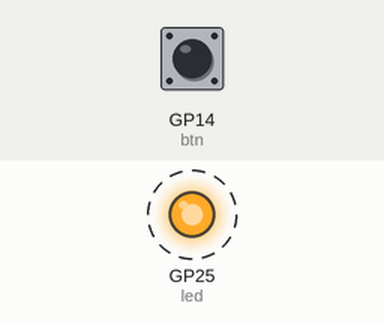
The program below on a simulated Raspberry Pi Pico running MicroPython. Shown: output pins drawn as LEDs (lit = HIGH). Dashed ring = blinking. The test bench sets the inputs (shaded band); at power-on: GP14 (btn) HIGH. What the program prints to the serial console is not drawn.

Above: at 1.2 s.
1.3 s: GP14 (btn) pulled LOW for 0.15 s
Timing chart, 0 to 10.3 s (numbered marks = the images above; inputs shaded):
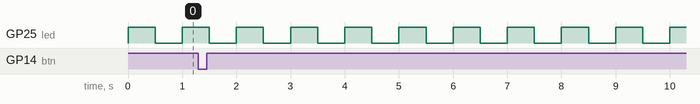

The program:

d5embed.py
```python
# Concurrency with uasyncio (blink + button at the same time) - uasyncio lets you schedule lightweight concurrent tasks. Here an LED blinks while a button is monitored without blocking
import uasyncio as asyncio
from machine import Pin
LED_PIN = 25 # PICO W/WH onboard LED; on ESP commonly 2
BTN_PIN = 14 # PICO W/WH onboard button; on ESP commonly 0
led = Pin(LED_PIN, Pin.OUT) # LED pin
btn = Pin(BTN_PIN, Pin.IN, Pin.PULL_UP) # Button pin
async def blink():
    while True:
        led.toggle() # Toggle LED state
        await asyncio.sleep(0.5) # Sleep for 500ms

async def button_monitor():
    while True:
        if not btn.value(): # If button is pressed (active low)
            print("Button pressed")
            await asyncio.sleep(0.5) # Debounce delay
        await asyncio.sleep(0.02) # Sleep for 20ms
async def main():
    await asyncio.gather(blink(), button_monitor())
asyncio.run(main()) # Run the main function

# HTTP GET with urequests (after Wi-Fi connect) - Connect to Wi-Fi, then fetch a web page. urequests is a tiny HTTP client for MicroPython; install it with mip if it's not bundled
import network, time
# if urequests is missing: import mip; mip install("urequests")
import urequests as requests

SSID, PASS = "your_SSID", "your_PASSWORD" # Wi-Fi credentials
wlan = network.WLAN(network.STA_IF) # Create a WLAN station interface
wlan.active(True) # Activate the interface
wlan.connect(SSID, PASS) # Connect to the Wi-Fi network
while not wlan.isconnected(): # Wait for connection
    time.sleep(1) # Sleep for 1 second

r = requests.get("http://example.com") # Replace with your URL
print(r.status_code, len(r.text)) # Print status code and length of response
r.close() # Close the response to free resources

# MQTT Publish/Subscribe with umqtt.simple - MQTT is perfect for IoT telemetry. This connects to a public broker, subscribes, publishes once, then briefly listens for messages.
# If umqtt.simple is missing: import mip; mip install("umqtt.simple")
import umqtt.simple as MQTTClient
import network, time
broker = "broker.hivemq.com" # MQTT broker address
topic = b"pico-demo/topic" # MQTT topic
def on_msg(topic, msg): # Callback function for received messages
    print("RX:", topic, msg) # Callback for received messages

client = MQTTClient(client_id="mp-demo", server=broker, port=1883, keepalive=30) # Create MQTT client
client.set_callback(on_msg) # Set the callback function
client.connect() # Connect to the MQTT broker
client.subscribe(topic) # Subscribe to the MQTT topic
client.publish(topic, b"Hello MQTT") # Publish a message to the topic

start = time.ticks_ms() # Get current time in milliseconds
while time.ticks_diff(time.ticks_ms(), start) < 5000: # Listen for messages for 5 seconds
    client.check_msg() # Check for incoming messages

client.disconnect() # Disconnect from the MQTT broker

# Sync RTC with NTP (ntptime) - ntptime contacts an NTP server and sets your board's clock to UTC. Apply your timezone in code when displaying or logging
import ntptime, time
ntptime.settime() # Set the RTC to the current time from the NTP server
print("RTC set to:", time.localtime()) # Print the current time in local format
# to apply a timezone offset (e.g. +3 hours), manually adjust when printing.

# Drive NeoPixels / WS2812 LEDs - The neopixel module sends the correct timing for WS2812/NeoPixel strips. Set each LED's (R,G,B) and call write() to latch
from machine import Pin
import neopixel
NP_PIN = 16 # Choose a GPIO with a direct wire to the strip
NUM = 8 # number of LEDs on your strip
np = neopixel.NeoPixel(Pin(NP_PIN), NUM) # Create NeoPixel object
# Fill red then write once:
for i in range(NUM):
    np[i] = (255, 0, 0) # Set each LED to red
np.write() # Write the changes to the strip
time.sleep(1) # Wait for 1 second
# Wipe to off:
for i in range(NUM):
    np[i] = (0, 0, 0) # Set each LED to off
np.write() # Write the changes to the strip
```

Measured:
- by itself, GP25 (led): alternates HIGH for 0.50 s and LOW for 0.50 s
